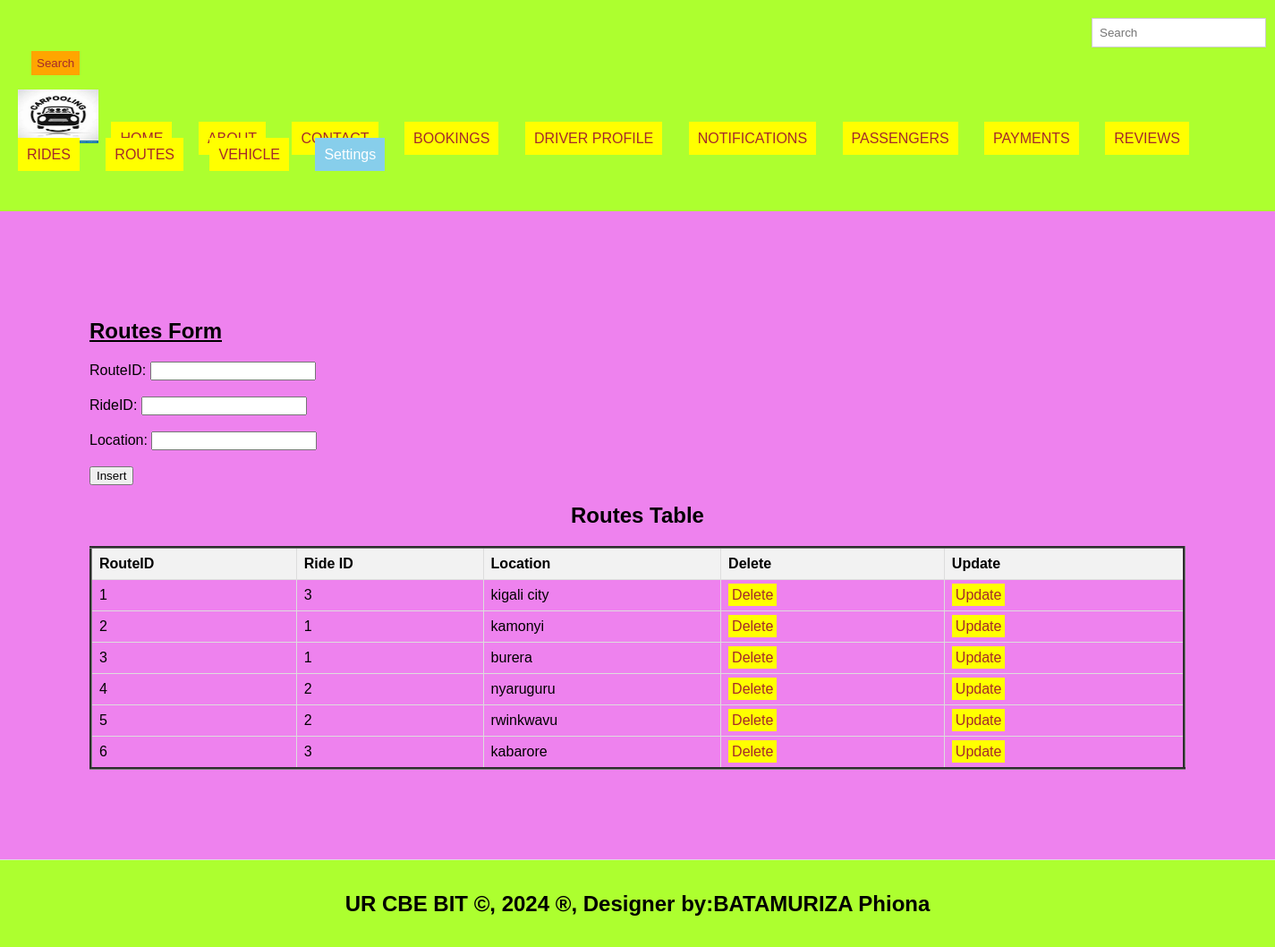
Page /routes.php on the committed database.
### tables this page shows
CREATE TABLE `routes` (
  `RouteID` int(11) NOT NULL,
  `RideID` int(11) DEFAULT NULL,
  `Location` varchar(100) DEFAULT NULL
);

### routes.php (the view, shortened to what this page needs)
<!DOCTYPE html>
<html lang="en">
<head>
  <link rel="stylesheet" type="text/css" href="mystyle.css" title="style 1" media="screen, tv, projection, handheld, print"/>
  </head>
  <header>
<body bgcolor="violet">
  <form class="d-flex" role="search" action="search.php">
      <input class="form-control me-2" type="search" placeholder="Search" aria-label="Search" name="query">
      <button class="btn btn-outline-success" type="submit">Search</button>
    </form>
  <ul style="list-style-type: none; padding: 0;">
    <li style="display: inline; margin-right: 10px;">
    <img src="./image/logo.jpeg" width="90" height="60" alt="Logo">
  </li>
    <li style="display: inline; margin-right: 10px;"><a href="./home.html">HOME</a>
  </li>
    <li style="display: inline; margin-right: 10px;"><a href="./about.html">ABOUT</a>
  </li>
    <li style="display: inline; margin-right: 10px;"><a href="./contact.html">CONTACT</a>
  </li>
    <li style="display: inline; margin-right: 10px;"><a href="./bookings.php">BOOKINGS</a>
  </li>
    <li style="display: inline; margin-right: 10px;"><a href="./driverprofile.php">DRIVER PROFILE</a>
  </li>
    <li style="display: inline; margin-right: 10px;"><a href="./notifications.php">NOTIFICATIONS</a>
  </li>
    <li style="display: inline; margin-right: 10px;"><a href="./passengers.php">PASSENGERS</a>
  </li>
    <li style="display: inline; margin-right: 10px;"><a href="./payments.php">PAYMENTS</a>
  </li>  <li style="display: inline; margin-right: 10px;"><a href="./reviews.php">REVIEWS</a>
  </li>
    <li style="display: inline; margin-right: 10px;"><a href="./rides.php">RIDES</a>
  </li>
    <li style="display: inline; margin-right: 10px;"><a href="./routes.php">ROUTES</a>
  </li>
<li style="display: inline; margin-right: 10px;"><a href="./vehicle.php">VEHICLE</a>
  </li>
    <li class="dropdown" style="display: inline; margin-right: 10px;">
      <a href="#" style="padding: 10px; color: white; background-color: skyblue; text-decoration: none; margin-right: 15px;">Settings</a>
    </li><br><br>
  </ul>
</header>
<section>
    <h1><u>Routes Form</u></h1>
<form method="post" onsubmit="return confirmInsert();">
    <label for="RouteID">RouteID:</label>
    <input type="number" id="book_id" name="book_id" required><br><br>
    <label for="RideID">RideID:</label>
    <input type="number" id="ride_id" name="ride_id" required><br><br>
    <label for="Location">Location:</label>
    <input type="number" id="passenger_id" name="passenger_id" required><br><br>
    <input type="submit" name="add" value="Insert">
</form>
<!DOCTYPE html>
<html>
<head>
</head>
<body>
    <center><h2>Routes Table</h2></center>
    <table border="3">
        <tr>
            <th>RouteID</th>
            <th>Ride ID</th>
            <th>Location</th>
            <th>Delete</th>
            <th>Update</th>
        </tr>
<?php
include('db_connection.php');
$sql = "SELECT * FROM routes";
$result = $connection->query($sql);
if ($result->num_rows > 0) {
    while ($row = $result->fetch_assoc()) {
        $RouteID = $row['RouteID'];
        echo "<tr>
            <td>" . $row['RouteID'] . "</td>
            <td>" . $row['RideID'] . "</td>
            <td>" . $row['Location'] . "</td>
            <td><a style='padding:4px' href='delete_routes.php?RouteID=$RouteID'>Delete</a></td>
            <td><a style='padding:4px' href='update_routes.php?RouteID=$RouteID'>Update</a></td>
        </tr>";
    }
} else {
    echo "<tr><td colspan='7'>No data found</td></tr>";
}
?>
      </table>
</body>
</section>
<footer>
  <center>
   <b><h2>UR CBE BIT &copy, 2024 &reg, Designer by:BATAMURIZA Phiona</h2></b>
  </center>
</footer>
</body>
</html>

### mystyle.css (style rules this page uses)
body { font-family: Arial, sans-serif; margin: 0; padding: 0; }
.form-control { padding: 8px; margin-left: 4px; border: 1px solid #ccc; }
.btn { padding: 6px; background-color: orange; color: brown; border: none; }
.dropdown { position: relative; display: inline; margin-right: 10px; }
body { font-family: Arial,sans-serif; margin:0; padding:0; }
header { background-color:greenyellow; padding: 20px; }
.dropdown { position: right; display:right; direction:rtl; }
section { padding:100px; border-bottom: 1px solid #ddd; }
footer { text-align: center; padding: 15px; background-color:greenyellow; }

### routes.php (style rules this page uses)
a { padding: 10px; color: white; background-color: yellow; text-decoration: none; margin-right: 15px; }
a:link { color: brown; }
button.btn { margin-left: 15px; margin-top: 4px; }
input.form-control { margin-left: 1200px; padding: 8px; }
table { width: 100%; border-collapse: collapse; }
th, td { border: 1px solid #ddd; padding: 8px; text-align: left; }
th { background-color: #f2f2f2; }

### rows in the picture
routes: RouteID "1", RideID "3", Location "kigali city"
routes: RouteID "2", RideID "1", Location "kamonyi"
routes: RouteID "3", RideID "1", Location "burera"
routes: RouteID "4", RideID "2", Location "nyaruguru"
routes: RouteID "5", RideID "2", Location "rwinkwavu"
routes: RouteID "6", RideID "3", Location "kabarore"
